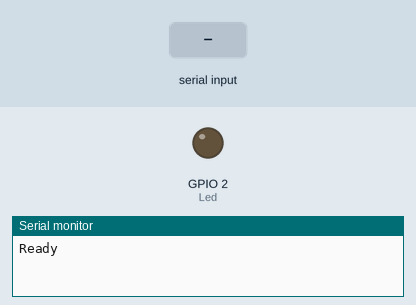
Recording of a sketch running on a simulated ESP32. Parts: output pins drawn as LEDs (lit = HIGH), the last lines printed to the serial monitor. Dashed ring = blinking. Inputs (shaded band) come from the test bench.

Above: at 1.2 s.
1.3 s: "a\n" received over Serial
At 1.7 s:
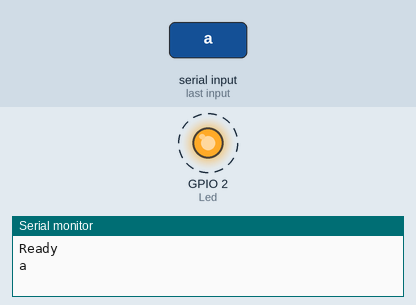
4.3 s: "b\n" received over Serial
At 5.4 s:
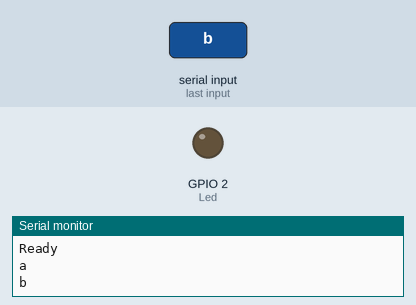
Timing chart, 0 to 7.3 s (numbered marks = the images above; inputs shaded):
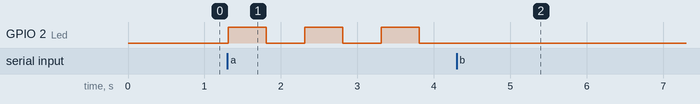

The sketch:

database_rfid.ino
```cpp
#include "DHT.h"

#define DHTPIN 27
#define DHTTYPE DHT11
#define Led 2

String Str01 = "";
DHT dht1(DHTPIN, DHTTYPE);

void setup() {
  Serial.begin(115200);    // 初始化 Serial 串口通訊
  dht1.begin();            // 初始化 DHT 感測器
  Serial.println("Ready"); // 回傳訊號給 Python 程式知道「準備完成」
  pinMode(Led, OUTPUT);    // 設定 LED 腳位為輸出
  digitalWrite(Led, LOW);  // 預設 LED 關閉
}
void loop() {
  if (Serial.available()) {
    Str01 = "";
    delay(10);

    while (Serial.available()) {
      char c = Serial.read();
      if (c == '\n') break; // 遇到換行符號就停止
      Str01 += c;
    }

    Serial.println(Str01); // 印出收到的指令
  }

  // a 指令 → 開 LED 0.5 秒、關 0.5 秒
  if (Str01 == "a") {
    digitalWrite(Led, HIGH);
    delay(500);
    digitalWrite(Led, LOW);
    delay(500);
  }

  // b 指令 → 關 LED
  if (Str01 == "b") {
    digitalWrite(Led, LOW);
  }

  // c 指令 → 讀取 DHT11 濕度與溫度，並透過 Serial 傳出
  if (Str01 == "c") {
    float humidity = dht1.readHumidity();
    float temperature = dht1.readTemperature();

    if (isnan(humidity) || isnan(temperature)) {
      Serial.println("Failed to read from DHT sensor!");
    } else {
      Serial.print(humidity);
      Serial.print("% ");
      Serial.print(temperature);
      Serial.println("C");
    }
  }
}
```

Measured:
- after the input at 1.3 s, GPIO 2 (Led): alternates HIGH for 0.50 s and LOW for 0.50 s, starting at once
- after the input at 4.3 s, GPIO 2 (Led): stops changing and stays LOW
